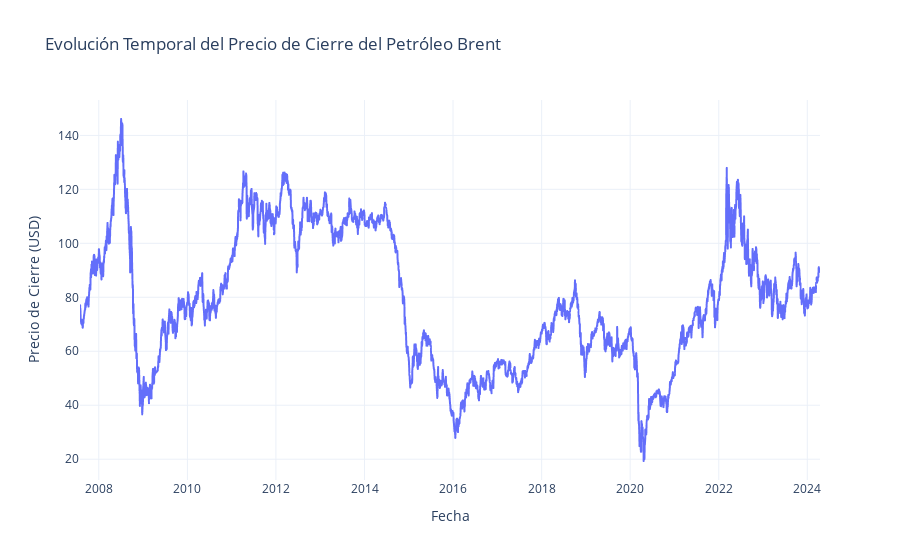

Notebook cell for this chart:
### Code cell
import pandas as pd
import plotly.express as px

# Cargar los datos desde el archivo CSV
data_brent = pd.read_csv('brent_oil_prices.csv')

# Convertir la columna 'Date' a tipo datetime
data_brent['Date'] = pd.to_datetime(data_brent['Date'])

# Establecer la columna 'Date' como índice del DataFrame
#data_brent.set_index('Date', inplace=True)

# Crear la gráfica con plotly.express
fig = px.line(data_brent, x='Date', y='Close', 
              title='Evolución Temporal del Precio de Cierre del Petróleo Brent', 
              labels={'Date': 'Fecha', 'Close': 'Precio de Cierre (USD)'},
              template='plotly_white')

# Configurar el hovermode para que sea 'x unified'
fig.update_layout(hovermode='x unified')

# Mostrar la gráfica en Jupyter Notebook
fig.show()

# Guardar la figura como un archivo HTML
fig.write_html("precio_cierre_petroleo_brent.html")

### Figure 1 — Plotly figure (JSON) as saved in the notebook; plotly's stock layout.template omitted (floating-point values rounded to 4 significant figures; data arrays with more than 128 entries replaced by an {"elided": "..."} marker saying what was removed)
{"data": [{"hovertemplate": "Fecha=%{x}<br>Precio de Cierre (USD)=%{y}<extra></extra>", "legendgroup": "", "line": {"color": "#636efa", "dash": "solid"}, "marker": {"symbol": "circle"}, "mode": "lines", "name": "", "showlegend": false, "type": "scattergl", "x": {"elided": "4148 str values"}, "xaxis": "x", "y": {"elided": "4148 float values"}, "yaxis": "y"}], "layout": {"hovermode": "x unified", "legend": {"tracegroupgap": 0}, "title": {"text": "Evolución Temporal del Precio de Cierre del Petróleo Brent"}, "xaxis": {"anchor": "y", "domain": [0, 1], "title": {"text": "Fecha"}}, "yaxis": {"anchor": "x", "domain": [0, 1], "title": {"text": "Precio de Cierre (USD)"}}}}
